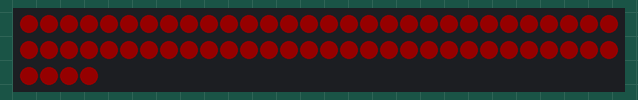
Simulated run of this sketch. Board: Arduino Uno, built with avr-gcc and run on an emulated ATmega328P. Shown: 64 RGB LEDs in strip order, left to right, continuing on the next row. Dim RGB values are drawn brighter than linear.

Above: at 0.13 s.

The sketch:

test_ws2812.ino
```cpp
/// @file    Blink.ino
/// @brief   Blink the first LED of an LED strip
/// @example Blink.ino

#include <FastLED.h>

// How many leds in your strip?
#define NUM_LEDS 64

// For led chips like WS2812, which have a data line, ground, and power, you just
// need to define DATA_PIN.  For led chipsets that are SPI based (four wires - data, clock,
// ground, and power), like the LPD8806 define both DATA_PIN and CLOCK_PIN
// Clock pin only needed for SPI based chipsets when not using hardware SPI
#define DATA_PIN 16
#define CLOCK_PIN 13

// Define the array of leds
CRGB leds[NUM_LEDS];

void setup() {
    // Uncomment/edit one of the following lines for your leds arrangement.
    // ## Clockless types ##
    FastLED.addLeds<NEOPIXEL, DATA_PIN>(leds, NUM_LEDS);  // GRB ordering is assumed
    FastLED.setBrightness(20);
    // FastLED.addLeds<SM16703, DATA_PIN, RGB>(leds, NUM_LEDS);
    // FastLED.addLeds<TM1829, DATA_PIN, RGB>(leds, NUM_LEDS);
    // FastLED.addLeds<TM1812, DATA_PIN, RGB>(leds, NUM_LEDS);
    // FastLED.addLeds<TM1809, DATA_PIN, RGB>(leds, NUM_LEDS);
    // FastLED.addLeds<TM1804, DATA_PIN, RGB>(leds, NUM_LEDS);
    // FastLED.addLeds<TM1803, DATA_PIN, RGB>(leds, NUM_LEDS);
    // FastLED.addLeds<UCS1903, DATA_PIN, RGB>(leds, NUM_LEDS);
    // FastLED.addLeds<UCS1903B, DATA_PIN, RGB>(leds, NUM_LEDS);
    // FastLED.addLeds<UCS1904, DATA_PIN, RGB>(leds, NUM_LEDS);
    // FastLED.addLeds<UCS2903, DATA_PIN, RGB>(leds, NUM_LEDS);
    // FastLED.addLeds<WS2812, DATA_PIN, RGB>(leds, NUM_LEDS);  // GRB ordering is typical
    // FastLED.addLeds<WS2852, DATA_PIN, RGB>(leds, NUM_LEDS);  // GRB ordering is typical
    // FastLED.addLeds<WS2812B, DATA_PIN, RGB>(leds, NUM_LEDS);  // GRB ordering is typical
    // FastLED.addLeds<GS1903, DATA_PIN, RGB>(leds, NUM_LEDS);
    // FastLED.addLeds<SK6812, DATA_PIN, RGB>(leds, NUM_LEDS);  // GRB ordering is typical
    // FastLED.addLeds<SK6822, DATA_PIN, RGB>(leds, NUM_LEDS);
    // FastLED.addLeds<APA106, DATA_PIN, RGB>(leds, NUM_LEDS);
    // FastLED.addLeds<PL9823, DATA_PIN, RGB>(leds, NUM_LEDS);
    // FastLED.addLeds<SK6822, DATA_PIN, RGB>(leds, NUM_LEDS);
    // FastLED.addLeds<WS2811, DATA_PIN, RGB>(leds, NUM_LEDS);
    // FastLED.addLeds<WS2813, DATA_PIN, RGB>(leds, NUM_LEDS);
    // FastLED.addLeds<APA104, DATA_PIN, RGB>(leds, NUM_LEDS);
    // FastLED.addLeds<WS2811_400, DATA_PIN, RGB>(leds, NUM_LEDS);
    // FastLED.addLeds<GE8822, DATA_PIN, RGB>(leds, NUM_LEDS);
    // FastLED.addLeds<GW6205, DATA_PIN, RGB>(leds, NUM_LEDS);
    // FastLED.addLeds<GW6205_400, DATA_PIN, RGB>(leds, NUM_LEDS);
    // FastLED.addLeds<LPD1886, DATA_PIN, RGB>(leds, NUM_LEDS);
    // FastLED.addLeds<LPD1886_8BIT, DATA_PIN, RGB>(leds, NUM_LEDS);
    // ## Clocked (SPI) types ##
    // FastLED.addLeds<LPD6803, DATA_PIN, CLOCK_PIN, RGB>(leds, NUM_LEDS);  // GRB ordering is typical
    // FastLED.addLeds<LPD8806, DATA_PIN, CLOCK_PIN, RGB>(leds, NUM_LEDS);  // GRB ordering is typical
    // FastLED.addLeds<WS2801, DATA_PIN, CLOCK_PIN, RGB>(leds, NUM_LEDS);
    // FastLED.addLeds<WS2803, DATA_PIN, CLOCK_PIN, RGB>(leds, NUM_LEDS);
    // FastLED.addLeds<SM16716, DATA_PIN, CLOCK_PIN, RGB>(leds, NUM_LEDS);
    // FastLED.addLeds<P9813, DATA_PIN, CLOCK_PIN, RGB>(leds, NUM_LEDS);  // BGR ordering is typical
    // FastLED.addLeds<DOTSTAR, DATA_PIN, CLOCK_PIN, RGB>(leds, NUM_LEDS);  // BGR ordering is typical
    // FastLED.addLeds<APA102, DATA_PIN, CLOCK_PIN, RGB>(leds, NUM_LEDS);  // BGR ordering is typical
    // FastLED.addLeds<SK9822, DATA_PIN, CLOCK_PIN, RGB>(leds, NUM_LEDS);  // BGR ordering is typical
}

unsigned char i=0;

void loop() {
  // Turn the LED on, then pause

  for(i=0; i< NUM_LEDS; i++)
  {
  	leds[i] = CRGB::Red;
  }
  FastLED.show();
  delay(250);
  // Now turn the LED off, then pause

   for(i=0; i< NUM_LEDS; i++)
  {
  	leds[i] = CRGB::Black;
  }
  FastLED.show();
  delay(250);
}
```
